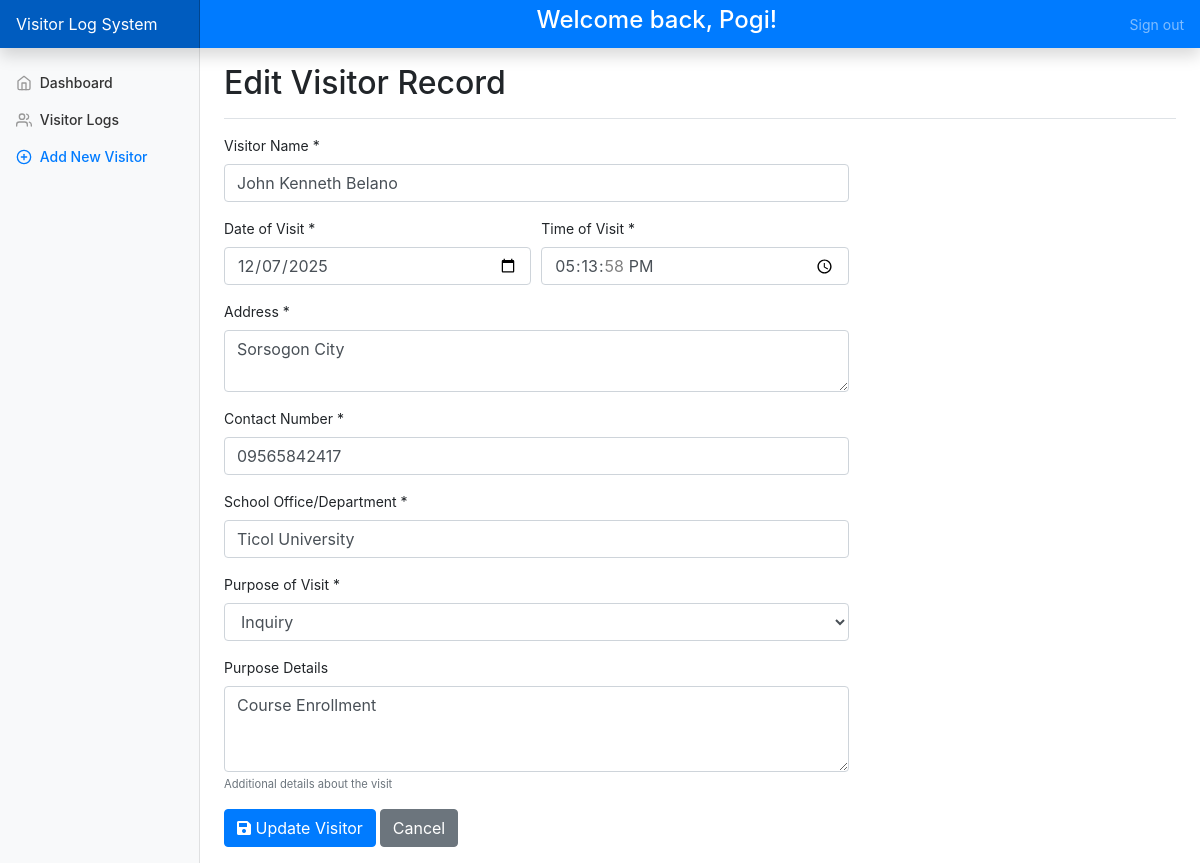
/visitor-form.php?id=2 (signed in), run on the app's committed database.
### tables this page shows
CREATE TABLE `visitors` (
  `id` int(11) NOT NULL AUTO_INCREMENT,
  `visitor_name` varchar(100) NOT NULL,
  `date_of_visit` date NOT NULL,
  `time_of_visit` time NOT NULL,
  `address` text NOT NULL,
  `contact_number` varchar(20) NOT NULL,
  `school_office` varchar(100) NOT NULL,
  `purpose` enum('inquiry','exam','visit','others') NOT NULL,
  `purpose_details` text DEFAULT NULL,
  `created_by` int(11) DEFAULT NULL,
  `created_at` timestamp NOT NULL DEFAULT current_timestamp(),
  PRIMARY KEY (`id`),
  KEY `created_by` (`created_by`),
  KEY `idx_date` (`date_of_visit`),
  KEY `idx_purpose` (`purpose`),
  CONSTRAINT `visitors_ibfk_1` FOREIGN KEY (`created_by`) REFERENCES `users` (`user_id`) ON DELETE SET NULL
);

### includes/visitors.php (called while the page is built, shortened)
<?php
function getVisitorById($id) {
    $query = "SELECT v.*, u.full_name as created_by_name
              FROM visitors v
              LEFT JOIN users u ON v.created_by = u.user_id
              WHERE v.id = ?";
    $cn = ConnectDB();
    $stmt = $cn->prepare($query);
    $stmt->bind_param("i", $id);
    $stmt->execute();
    $result = $stmt->get_result();
    return $result->fetch_assoc();
}
?>

### visitor-form.php (the view, shortened to what this page needs)
<?php
include 'includes/visitors.php';
$visitor = null;
$is_edit = false;
if (isset($_GET['id']) && !empty($_GET['id'])) {
    $is_edit = true;
    $visitor = getVisitorById((int)$_GET['id']);
}
?>
<!doctype html>
<html lang="en">
  <?php
    include 'includes/head.php';
  ?>
  <body>
  <?php
    include 'includes/nav.php';
  ?>
<div class="container-fluid">
  <div class="row">
   <?php
    include 'includes/sidebar.php';
  ?>
    <main role="main" class="col-md-9 ml-sm-auto col-lg-10 px-md-4">
      <div class="d-flex justify-content-between flex-wrap flex-md-nowrap align-items-center pt-3 pb-2 mb-3 border-bottom">
        <h1 class="h2"><?=$is_edit ? 'Edit' : 'Add New'?> Visitor Record</h1>
      </div>
      <div class="row">
        <div class="col-md-8">
          <form method="POST" class="needs-validation" novalidate>
            <div class="form-group">
              <label for="visitor_name">Visitor Name *</label>
              <input type="text" class="form-control" id="visitor_name" name="visitor_name" value="<?=$visitor['visitor_name'] ?? ''?>" required>
            </div>
            <div class="form-row">
              <div class="form-group col-md-6">
                <label for="date_of_visit">Date of Visit *</label>
                <input type="date" class="form-control" id="date_of_visit" name="date_of_visit" value="<?=$visitor['date_of_visit'] ?? ''?>" required>
              </div>
              <div class="form-group col-md-6">
                <label for="time_of_visit">Time of Visit *</label>
                <input type="time" class="form-control" id="time_of_visit" name="time_of_visit" value="<?=$visitor['time_of_visit'] ?? ''?>" required>
              </div>
            </div>
            <div class="form-group">
              <label for="address">Address *</label>
              <textarea class="form-control" id="address" name="address" rows="2" required><?=$visitor['address'] ?? ''?></textarea>
            </div>
            <div class="form-group">
              <label for="contact_number">Contact Number *</label>
              <input type="tel" class="form-control" id="contact_number" name="contact_number" value="<?=$visitor['contact_number'] ?? ''?>" required>
            </div>
            <div class="form-group">
              <label for="school_office">School Office/Department *</label>
              <input type="text" class="form-control" id="school_office" name="school_office" value="<?=$visitor['school_office'] ?? ''?>" required>
            </div>
            <div class="form-group">
              <label for="purpose">Purpose of Visit *</label>
              <select class="form-control" id="purpose" name="purpose" required>
                <option value="inquiry" <?=$visitor && $visitor['purpose'] === 'inquiry' ? 'selected' : ''?>>Inquiry</option>
              </select>
            </div>
            <div class="form-group">
              <label for="purpose_details">Purpose Details</label>
              <textarea class="form-control" id="purpose_details" name="purpose_details" rows="3"><?=$visitor['purpose_details'] ?? ''?></textarea>
              <small class="form-text text-muted">Additional details about the visit</small>
            </div>
            <div class="form-group">
              <button type="submit" class="btn btn-primary">
                <i class="fas fa-save"></i> <?=$is_edit ? 'Update' : 'Add'?> Visitor
              </button>
              <a href="visitors.php" class="btn btn-secondary">Cancel</a>
            </div>
          </form>
        </div>
      </div>
    </main>
  </div>
</div>
  </body>
</html>

### css/dashboard.css (style rules this page uses)
body { font-size: .875rem; }

### data on the page
visitors: visitor_name "John Kenneth Belano", date_of_visit "12/07/2025", time_of_visit "17:13:58", address "Sorsogon City", contact_number "09565842417", school_office "Ticol University", purpose "Inquiry", purpose_details "Course Enrollment"
